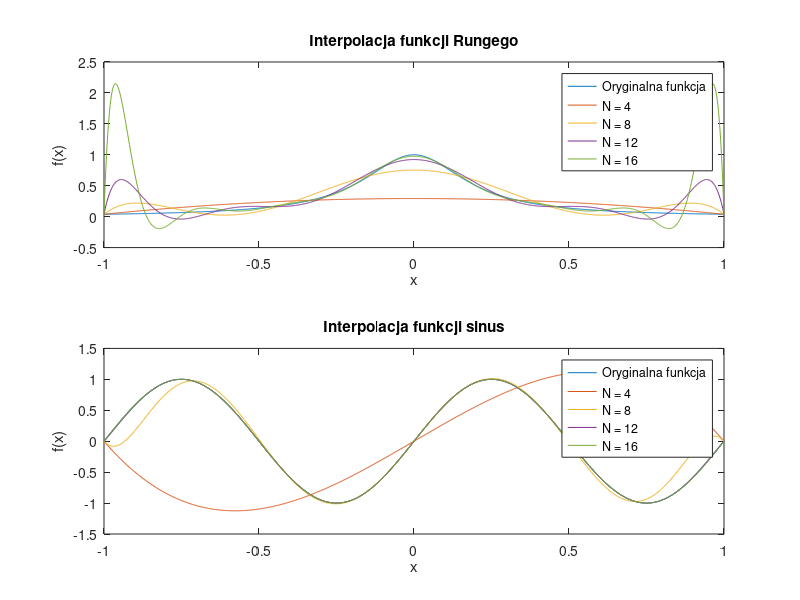

Source code (MATLAB):
function [V, original_Runge, original_sine, interpolated_Runge, interpolated_sine] = zadanie1()
% Rozmiar tablic komórkowych (cell arrays) V, interpolated_Runge, interpolated_sine: [1,4].
% V{i} zawiera macierz Vandermonde wyznaczoną dla liczby węzłów interpolacji równej N(i)
% original_Runge - wektor wierszowy zawierający wartości funkcji Runge dla wektora x_fine=linspace(-1, 1, 1000)
% original_sine - wektor wierszowy zawierający wartości funkcji sinus dla wektora x_fine
% interpolated_Runge{i} stanowi wierszowy wektor wartości funkcji interpolującej 
%       wyznaczonej dla funkcji Runge (wielomian stopnia N(i)-1) w punktach x_fine
% interpolated_sine{i} stanowi wierszowy wektor wartości funkcji interpolującej
%       wyznaczonej dla funkcji sinus (wielomian stopnia N(i)-1) w punktach x_fine
	N = 4:4:16;
	x_fine = linspace(-1, 1, 1000);


	original_Runge = 1 ./ (1 + 25 * x_fine.^2);
	V = cell(1, length(N));
	interpolated_Runge = cell(1, length(N));

	f = figure;
	subplot(2,1,1);
	plot(x_fine, original_Runge);
	hold on;
	for i = 1:length(N)
		V{i} = vandermonde_matrix(N(i));% macierz Vandermonde
		% węzły interpolacji
		x_coarse = linspace(-1,1,N(i));
		% wartości funkcji interpolowanej w węzłach interpolacji
		y_coarse = 1 ./ (1 + 25 * x_coarse.^2);
		% współczynniki wielomianu interpolującego
		c_runge = V{i} \ y_coarse';

		interpolated_Runge{i} = polyval(flipud(c_runge), x_fine); % interpolacja
		plot(x_fine, interpolated_Runge{i});
	end
	title('Interpolacja funkcji Rungego');
	xlabel('x');
	ylabel('f(x)');
	legend('Oryginalna funkcja', 'N = 4', 'N = 8', 'N = 12', 'N = 16');
	hold off


	original_sine = sin(2 * pi * x_fine);
	interpolated_sine = cell(1, length(N));

	subplot(2,1,2);
	plot(x_fine, original_sine);
	hold on;
	for i = 1:length(N)
		% węzły interpolacji
		x_coarse = linspace(-1,1,N(i));
		% wartości funkcji interpolowanej w węzłach interpolacji
		y_coarse = sin(2 * pi * x_coarse);
		% współczynniki wielomianu interpolującego
		c_sine = V{i} \ y_coarse';

		interpolated_sine{i} = polyval(flipud(c_sine), x_fine);
		plot(x_fine, interpolated_sine{i});
	end
	title('Interpolacja funkcji sinus');
	xlabel('x');
	ylabel('f(x)');
	legend('Oryginalna funkcja', 'N = 4', 'N = 8', 'N = 12', 'N = 16');
	hold off
	exportgraphics(f, 'zadanie1.png', 'Resolution', 300);
end
	
function V = vandermonde_matrix(N)
	% Generuje macierz Vandermonde dla N równomiernie rozmieszczonych w przedziale [-1, 1] węzłów interpolacji
	x_coarse = linspace(-1,1,N);
	V = zeros(N,N);
	for i = 1:N
		for j = 1:N
			V(i,j) = x_coarse(i)^(j-1);
		end
	end
end